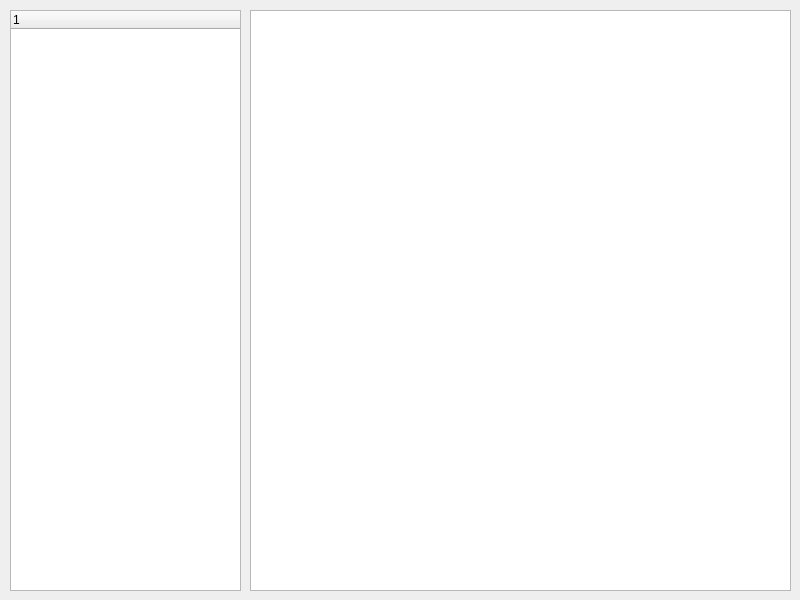
<?xml version="1.0" encoding="UTF-8"?>
<ui version="4.0">
 <class>Widget</class>
 <widget class="QWidget" name="Widget">
  <property name="geometry">
   <rect>
    <x>0</x>
    <y>0</y>
    <width>800</width>
    <height>600</height>
   </rect>
  </property>
  <property name="windowTitle">
   <string>Widget</string>
  </property>
  <widget class="QTreeWidget" name="treeWidget">
   <property name="geometry">
    <rect>
     <x>10</x>
     <y>10</y>
     <width>231</width>
     <height>581</height>
    </rect>
   </property>
   <column>
    <property name="text">
     <string notr="true">1</string>
    </property>
   </column>
  </widget>
  <widget class="QTableWidget" name="tableWidget">
   <property name="geometry">
    <rect>
     <x>250</x>
     <y>10</y>
     <width>541</width>
     <height>581</height>
    </rect>
   </property>
  </widget>
 </widget>
 <resources/>
 <connections/>
</ui>
